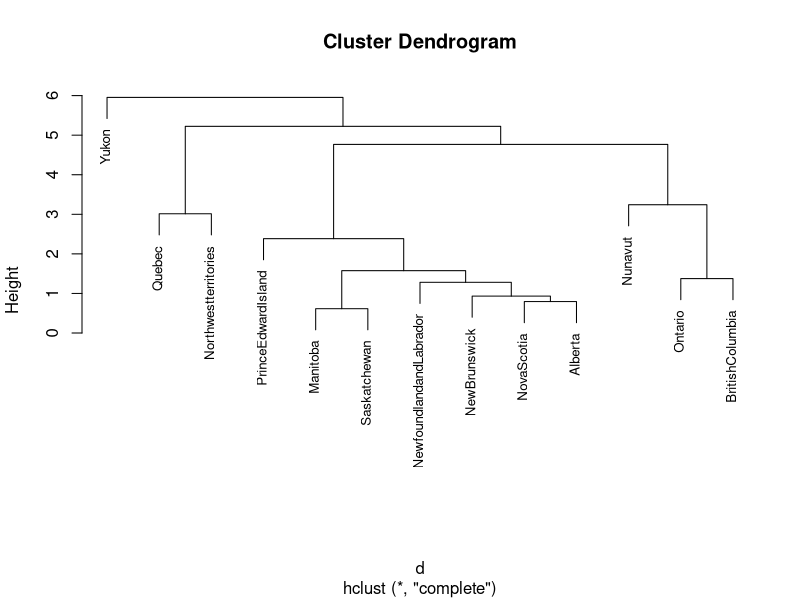
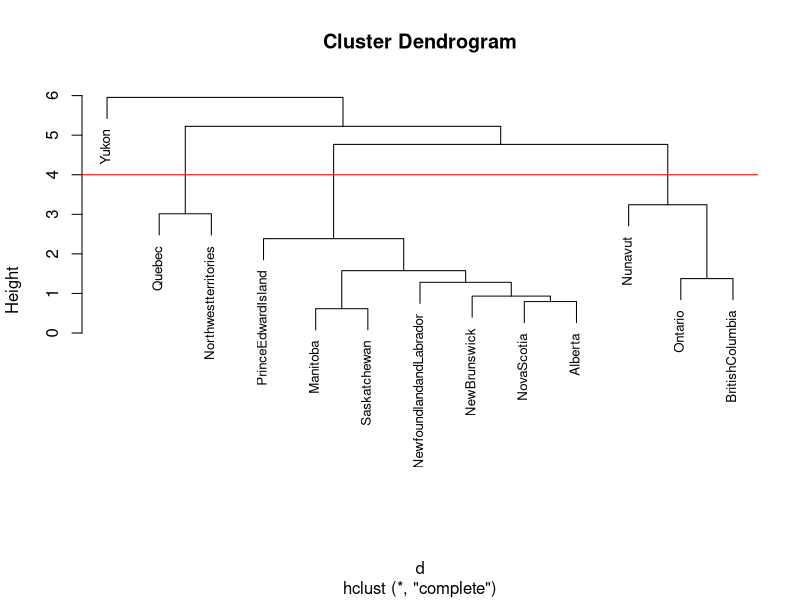
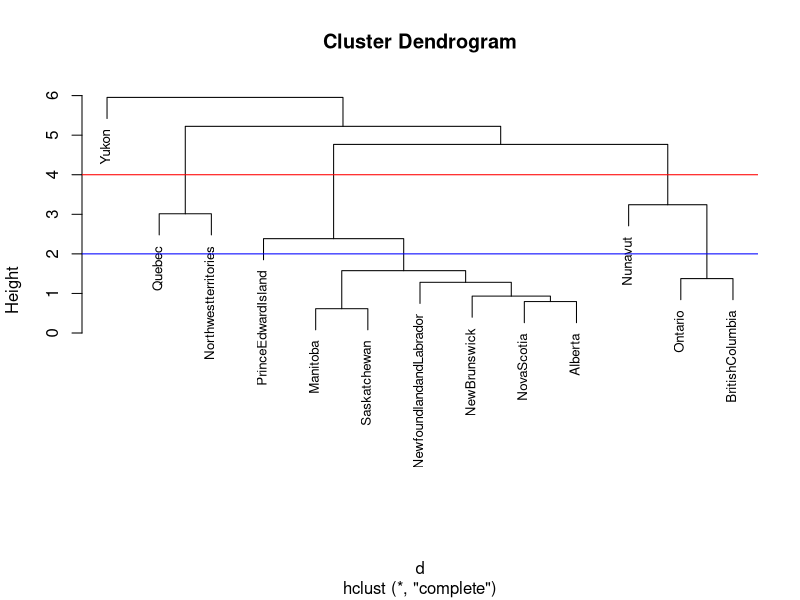
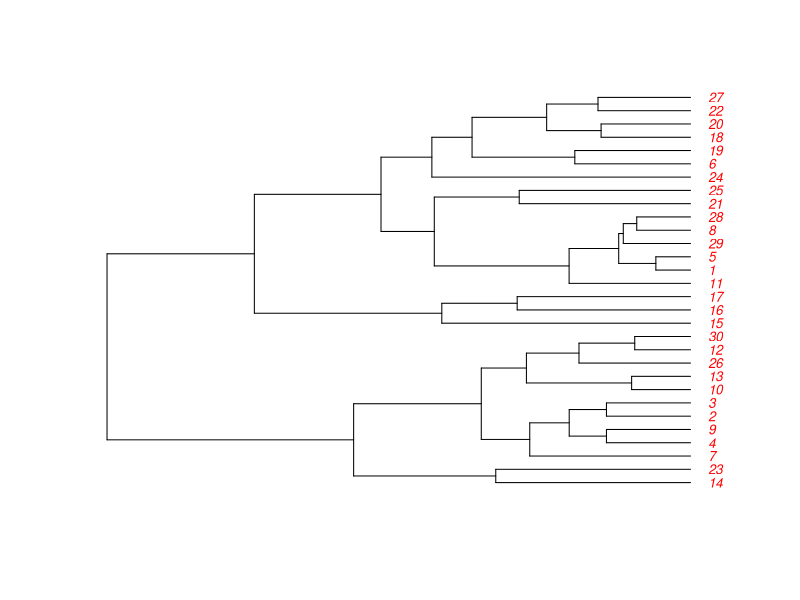
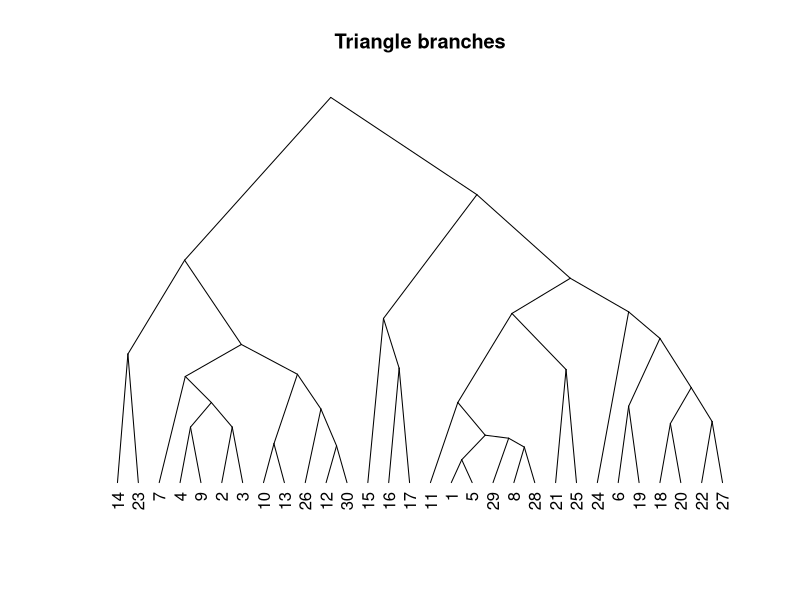
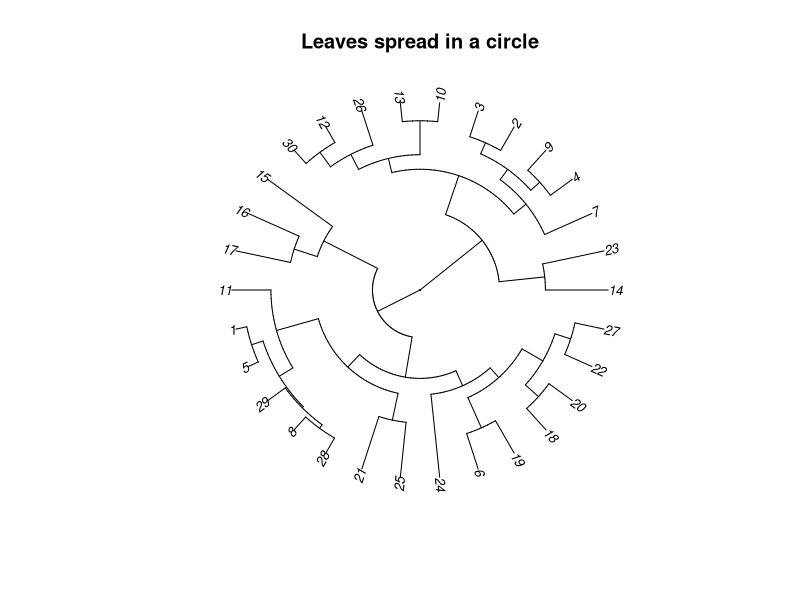

R code for these plots, in order:
## ---- chunk 1
cmed = read.table("./Canmed.txt", header = TRUE, row.names = 1)
dim(cmed)
## ---- chunk 2
cmed
## ---- chunk 3
cmed = cmed[-14,]
d = dist(scale(cmed)) # Khoảng cách Euclide giữa các tỉnh
clust = hclust(d) # hierarchical cluster

plot(cc <- clust, cex = 0.8)
## ---- chunk 4
plot(cc <- clust, cex = 0.8)
abline(h=4, col="red")
## ---- chunk 5
plot(cc <- clust, cex = 0.8)
abline(h=4, col="red")
abline(h=2, col="blue")
## ---- chunk 6
head(iris)
## ---- chunk 7
iris = iris[1:30,]
dim(iris)
## ---- chunk 8
id = dist(scale(iris[, 1:4])) # tìm khoảng cách Euclide
fit = hclust(id) # dựng cây
## ---- chunk 9
library(ape)

plot(as.phylo(fit), type = "phylogram", cex = 0.8, label.offset = .1, tip.col = c(rep("red", 50), rep("blue", 50), rep("green", 50)))
    
## ---- chunk 10
plot(as.dendrogram(fit), type = "triangle", main = "Triangle branches", cex = .8, axes = FALSE)
## ---- chunk 11
plot(as.phylo(fit), type = "fan", cex = .8, main = "Leaves spread in a circle")
## ---- chunk 12
smokers = read.table("./smokers.txt", header = TRUE)
require(graphics, stats)
## ---- chunk 13
head(smokers)
## ---- chunk 14
cl = kmeans(smokers, centers = 4)
cl
## ---- chunk 15

